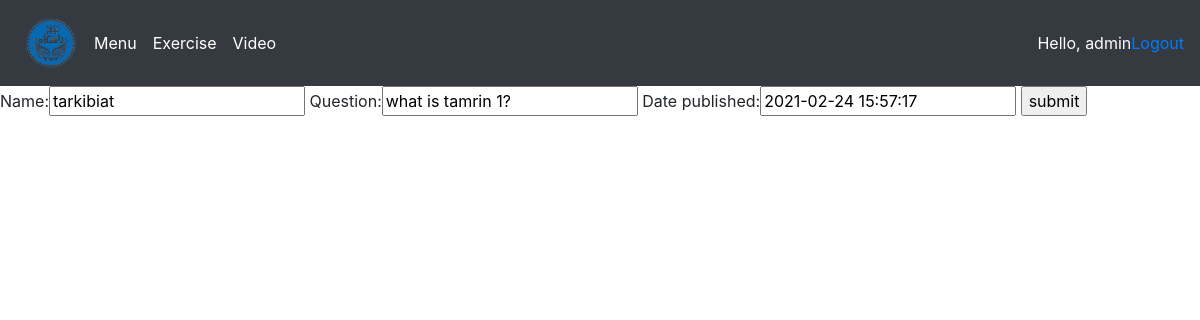
Page /menu_ostad/updateTamrin/1 (signed in) on the committed database.
### users/models.py (models this page shows, shortened)
class Tamrin(models.Model):  # order
    name = models.CharField(max_length=50, null=True)
    question = models.CharField(max_length=1000, null=True)
    deadline_tamrin = models.DateTimeField('date published')

### users/decorator.py (the view)
        def wrapper_func(request, *args, **kwargs):
            group = None
            if request.user.groups.exists():
                group = request.user.groups.all()[0].name
            if group in allowed_roles:
                return view_func(request, *args, **kwargs)
            else:
                return HttpResponse(group)

### users/forms.py
class TamrinCretae(ModelForm):
    class Meta:
        model = Tamrin
        fields = '__all__'

### users/decorator.py (called while the page is built)
def allowed_users(allowed_roles=[]):
    def decorator(view_func):
        def wrapper_func(request, *args, **kwargs):
            group = None
            if request.user.groups.exists():
                group = request.user.groups.all()[0].name
            if group in allowed_roles:
                return view_func(request, *args, **kwargs)
            else:
                return HttpResponse(group)
        return wrapper_func
    return decorator

### users/views.py (called while the page is built)
@login_required(login_url='login')
@allowed_users(allowed_roles=['ostad'])
def ostadUpdateTamrin(request, pk):
    tamrin_name = Tamrin.objects.get(id=pk)
    form = TamrinCretae(instance=tamrin_name)
    if request.method == 'POST':
        form = TamrinCretae(request.POST, instance=tamrin_name)
        if form.is_valid():
            form.save()
            return redirect('../')
    context = {'form':form}
    return render(request, 'users/ostad_create_tamrin.html', context)

### users/templates/users/ostad_create_tamrin.html (shortened to what this page needs)
{% extends 'users/base.html' %}
{% load static %}
{% block content %}
<form action="" method="POST">
    {{ form }}
    <input type="submit" value="submit">
</form>
{% endblock %}

### users/templates/users/base.html (shortened to what this page needs)
{% load static %}
<!doctype html>
<html lang="en">
  <head>
    <link href="https://cdn.jsdelivr.net/npm/bootstrap@5.0.0-beta2/dist/css/bootstrap.min.css" rel="stylesheet">
    <link href="//maxcdn.bootstrapcdn.com/bootstrap/4.1.1/css/bootstrap.min.css" rel="stylesheet" id="bootstrap-css">
    <link rel="stylesheet" href="{% static '/css/main.css' %}" type="text/css">
  </head>
  <body>
    <nav class="navbar navbar-expand-lg navbar-dark bg-dark">
      <img src="{% static 'medias/images/logo.png' %}" alt="logo" style="width:70px">
      <div class="collapse navbar-collapse" id="navbarNav">
        <ul class="navbar-nav">
          {% if request.user.is_staff %}
            <li class="nav-item active">
              <a class="nav-link" href="{% url 'menu_ostad' %}">Menu <span class="sr-only">(current)</span></a>
            </li>
            <li class="nav-item active">
              <a class="nav-link" href="{% url 'tamrin_ostad' %}">Exercise <span class="sr-only">(current)</span></a>
            </li>
            <li class="nav-item active">
              <a class="nav-link" href="{% url 'video_ostad' %}">Video <span class="sr-only">(current)</span></a>
            </li>
          {% endif %}
        </ul>
      </div>
      <span style="color:white">Hello, {{request.user}}</span>
      <span><a href="{% url 'logout' %}">Logout</a></span>
    </nav>
    {% block content%}
    {% endblock %}
  </body>
</html>

### rows in the picture
Tamrin: name "tarkibiat", question "what is tamrin 1?", deadline_tamrin "2021-02-24 15:57:17"

### other values in the picture
{{ request.user }} "admin"
